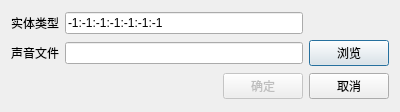
<?xml version="1.0" encoding="UTF-8"?>
<ui version="4.0">
 <class>ByyAudioAddDialog</class>
 <widget class="QDialog" name="ByyAudioAddDialog">
  <property name="geometry">
   <rect>
    <x>0</x>
    <y>0</y>
    <width>400</width>
    <height>112</height>
   </rect>
  </property>
  <property name="windowTitle">
   <string>添加声音映射</string>
  </property>
  <layout class="QVBoxLayout" name="verticalLayout">
   <item>
    <layout class="QGridLayout" name="gridLayout">
     <item row="0" column="0">
      <widget class="QLabel" name="label">
       <property name="text">
        <string>实体类型</string>
       </property>
      </widget>
     </item>
     <item row="0" column="1">
      <widget class="QLineEdit" name="lineEdit">
       <property name="text">
        <string>-1:-1:-1:-1:-1:-1:-1</string>
       </property>
      </widget>
     </item>
     <item row="1" column="0">
      <widget class="QLabel" name="label_2">
       <property name="text">
        <string>声音文件</string>
       </property>
      </widget>
     </item>
     <item row="1" column="1">
      <widget class="QLineEdit" name="lineEdit_2"/>
     </item>
     <item row="1" column="2">
      <widget class="QPushButton" name="pushButton">
       <property name="text">
        <string>浏览</string>
       </property>
      </widget>
     </item>
    </layout>
   </item>
   <item>
    <layout class="QHBoxLayout" name="horizontalLayout">
     <item>
      <spacer name="horizontalSpacer">
       <property name="orientation">
        <enum>Qt::Horizontal</enum>
       </property>
       <property name="sizeHint" stdset="0">
        <size>
         <width>40</width>
         <height>20</height>
        </size>
       </property>
      </spacer>
     </item>
     <item>
      <widget class="QPushButton" name="pushButton_2">
       <property name="enabled">
        <bool>false</bool>
       </property>
       <property name="text">
        <string>确定</string>
       </property>
      </widget>
     </item>
     <item>
      <widget class="QPushButton" name="pushButton_3">
       <property name="text">
        <string>取消</string>
       </property>
      </widget>
     </item>
    </layout>
   </item>
  </layout>
 </widget>
 <layoutdefault spacing="6" margin="11"/>
 <resources/>
 <connections>
  <connection>
   <sender>pushButton_3</sender>
   <signal>clicked()</signal>
   <receiver>ByyAudioAddDialog</receiver>
   <slot>reject()</slot>
   <hints>
    <hint type="sourcelabel">
     <x>333</x>
     <y>79</y>
    </hint>
    <hint type="destinationlabel">
     <x>108</x>
     <y>90</y>
    </hint>
   </hints>
  </connection>
  <connection>
   <sender>pushButton_2</sender>
   <signal>clicked()</signal>
   <receiver>ByyAudioAddDialog</receiver>
   <slot>accept()</slot>
   <hints>
    <hint type="sourcelabel">
     <x>275</x>
     <y>83</y>
    </hint>
    <hint type="destinationlabel">
     <x>193</x>
     <y>73</y>
    </hint>
   </hints>
  </connection>
 </connections>
</ui>
